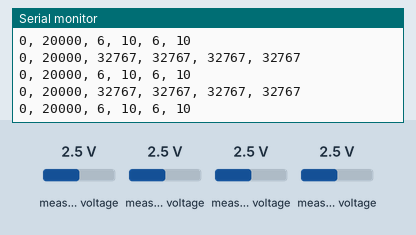
The sketch below on a simulated ESP32. Parts: the last lines printed to the serial monitor. Inputs (shaded band) come from the test bench; at power-on: measured voltage 2.5 V.

Above: at 1.2 s.
1.3 s: measured voltage (sensor 200) set to 0.1 V
At 1.49 s:
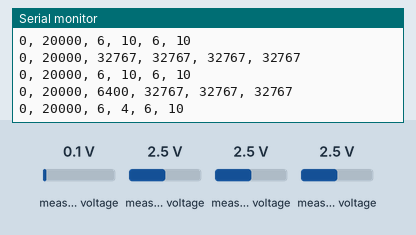
2.8 s: measured voltage (sensor 201) set to 0.1 V
At 2.82 s:
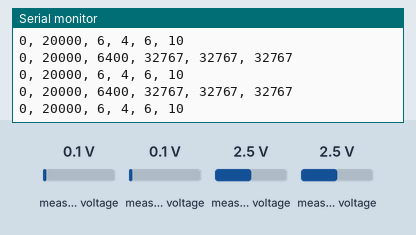
4.3 s: measured voltage (sensor 202) set to 0.1 V
At 4.42 s:
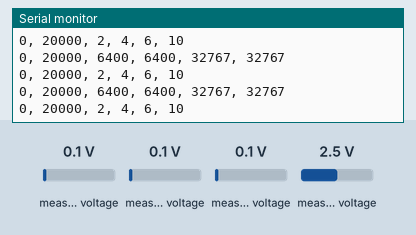
5.8 s: measured voltage (sensor 203) set to 0.1 V
At 5.89 s:
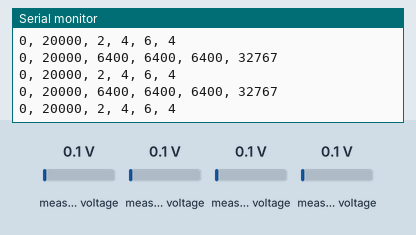
7.3 s: measured voltage (sensor 200) set to 1.2 V
At 7.36 s:
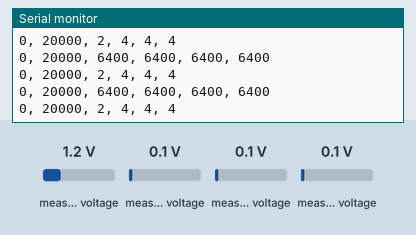
8.8 s: measured voltage (sensor 201) set to 1.2 V
At 8.83 s:
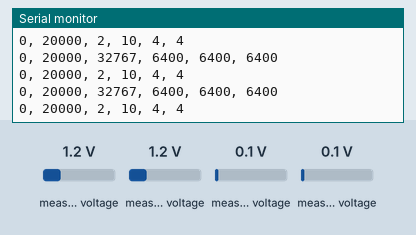
Timing chart, 0 to 11.3 s (numbered marks = the images above; inputs shaded):
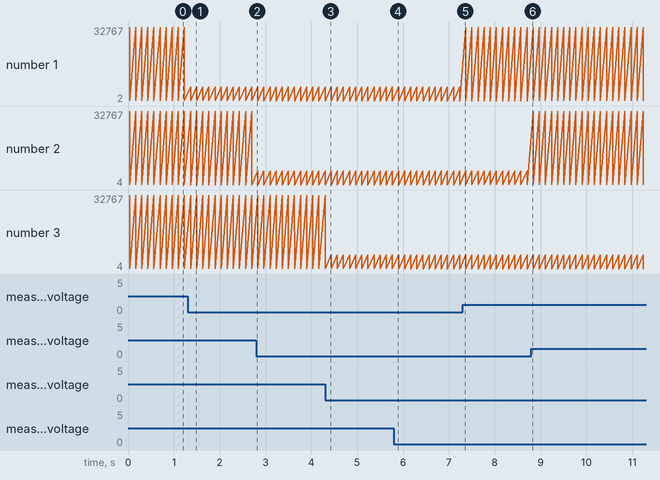

Measured:
- after the input at 1.3 s, the serial monitor: prints a new line after 0.07 s (image 1)
- plotted number 1: 6 → 2 after the input at 2.8 s, 2 → 6 after the input at 8.8 s
- plotted number 2: 10 → 4 after the input at 1.3 s, 4 → 10 after the input at 7.3 s

The sketch:

ADS-THREE-WAY-METER.ino
```cpp
/*
   Calibation 3-Way Meter using ADS1115

   ADS1115 GAIN_EIGHT // 8x gain   +/- 0.512V  1 bit = 0.25mV   0.015625mV

                         PH          4        7       10
                         Mois        1    2     3     4     5     6     7     8
   V.1
    ADC0  Probe  เทา    = pH         14912    880      0
    ADC1  Probe  เงิน    = Moisture   0   2432  3600 5100  6500

   V.2
    ADC2  Probe  เทา    = pH        10000     768      0
    ADC3  Probe  ทอง    = Moisture   0   3000  4400  5500  6400  7000  7200

*/

#include <Adafruit_ADS1015.h>
Adafruit_ADS1115 *ads;

// Kadyai 001 GAIN_EIGHT
uint32_t soil_In_probe1[]  = {0,  3500,   6500,   8500,   12500,   17800};
uint32_t soil_In_probe2[]  = {0,  1500,   3000,   6000,   8000,   12000};
uint32_t pH_In_probe1[]  = {10000,   1300,  650};
uint32_t pH_In_probe2[]  = {19000,   3000,  1000};

//// Kadyai 002 GAIN_SIXTEEN
//uint32_t soil_In_probe1[]  = {0,  1200,   1600,   2000,   2500,   2500};
//uint32_t soil_In_probe2[]  = {0,  900,   1300,   1700,   3000,   3000};
//uint32_t pH_In_probe1[]  = {20000,   1850,  800};
//uint32_t pH_In_probe2[]  = {20000,   1500,  1000};

// Meter out
int soil_Out[]     = {    1,     2,     3,     4,     5,     6};
int pH_Out_probe[] = {    4,     7,    10};

//// Kadyai 003 GAIN_SIXTEEN
//uint32_t soil_In_probe1[]  = {0,  600,   1000,   1300,   3500,   7000};
//uint32_t soil_In_probe2[]  = {0,  1000,   1200,   1500,   3000,   6000};
//uint32_t pH_In_probe1[]  = {6000,   3000,  1000};
//uint32_t pH_In_probe2[]  = {2000,   1500,  800};
//// Meter out
//int soil_Out[]     = {    1,     2,     3,     4,     5,     6};
//int pH_Out_probe[] = {    4,     5,    8};

//// Kadyai 004 GAIN_SIXTEEN
//uint32_t soil_In_probe1[]  = {0,  2000,   3000,   3500,   4600,   6000};
//uint32_t soil_In_probe2[]  = {0,  600,   3200,   5500,   8300,   10000};
//uint32_t pH_In_probe1[]  = {3000,   1200,  400};
//uint32_t pH_In_probe2[]  = {6000,   3700,  2400};
//// Meter out
//int soil_Out[]     = {    1,     2,     3,     4,     5,     6};
//int pH_Out_probe[] = {    4,     5,    7};

//// Kadyai 005 GAIN_SIXTEEN
//uint32_t soil_In_probe1[]  = {0,  1200,   2000,   3000,   5000,   6000};
//uint32_t soil_In_probe2[]  = {0,  400,   4100,   7600,   9000,   10000};
//uint32_t pH_In_probe1[]  = {20000,   2200,  1000};
//uint32_t pH_In_probe2[]  = {14000,   7000,  4000};
//// Meter out
//int soil_Out[]     = {    1,     2,     3,     4,     5,     6};
//int pH_Out_probe[] = {    4,     5,    7};

uint32_t read_soil1, read_soil2, read_pH1, read_pH2;
uint16_t pH_probe1, soil_probe1, pH_probe2, soil_probe2;

uint32_t multiMap(uint32_t val, uint32_t* _in, int* _out, uint8_t size)
{
  if (val <= _in[0]) return _out[0];
  if (val >= _in[size - 1]) return _out[size - 1];

  uint32_t pos = 1;  // _in[0] allready tested
  while (val > _in[pos]) pos++;
  if (val == _in[pos]) return _out[pos];

  return (val - _in[pos - 1]) * (_out[pos] - _out[pos - 1]) / (_in[pos] - _in[pos - 1]) + _out[pos - 1];
}

// ads.setGain(GAIN_TWOTHIRDS);  // 2/3x gain +/- 6.144V  1 bit = 3mV      0.1875mV (default)
// ads.setGain(GAIN_ONE);        // 1x gain   +/- 4.096V  1 bit = 2mV      0.125mV
// ads.setGain(GAIN_TWO);        // 2x gain   +/- 2.048V  1 bit = 1mV      0.0625mV
// ads.setGain(GAIN_FOUR);       // 4x gain   +/- 1.024V  1 bit = 0.5mV    0.03125mV
// ads.setGain(GAIN_EIGHT);      // 8x gain   +/- 0.512V  1 bit = 0.25mV   0.015625mV
// ads.setGain(GAIN_SIXTEEN);    // 16x gain  +/- 0.256V  1 bit = 0.125mV  0.0078125mV


void setup() {
  Wire.begin(4, 5);
  ads = new Adafruit_ADS1115(0x48);
  ads->setGain(GAIN_EIGHT);    // 16x gain  +/- 0.256V  1 bit = 0.125mV  0.0078125mV
  ads->begin();
  Serial.begin(115200);
}

void loop() {
  int16_t adc0, adc1, adc2, adc3;
  adc0 = ads->readADC_SingleEnded(0);
  adc1 = ads->readADC_SingleEnded(1);
  adc2 = ads->readADC_SingleEnded(2);
  adc3 = ads->readADC_SingleEnded(3);

  if (adc0 < 100) adc0 = 0;
  if (adc1 < 100) adc1 = 0;
  if (adc2 < 100) adc2 = 0;
  if (adc3 < 100) adc3 = 0;

  read_soil1 = adc1;
  read_soil2 = adc3;
  read_pH1 = adc0;
  read_pH2 = adc2;

  // Kadyai 001
  soil_probe1 = multiMap(read_soil1, soil_In_probe1, soil_Out, 6);
  soil_probe2 = multiMap(read_soil2, soil_In_probe2, soil_Out, 6);
  pH_probe1   = multiMap(read_pH1, pH_In_probe1, pH_Out_probe, 3);
  pH_probe2   = multiMap(read_pH2, pH_In_probe2, pH_Out_probe, 3);


  // Kadyai 002
  //  soil_probe1 = multiMap(adc1, soil_In_probe1, soil_Out, 6);
  //  soil_probe2 = multiMap(adc3, soil_In_probe2, soil_Out, 6);
  //  pH_probe1   = multiMap(adc0, pH_In_probe1, pH_Out_probe, 3);
  //  pH_probe2   = multiMap(adc2, pH_In_probe2, pH_Out_probe, 3);


  //  Serial.println(adc0); // pH 1
  //  Serial.println(adc1); // MoisTure 1
  //  Serial.println(adc2); // pH 2
  //  Serial.println(adc3); // MoisTure 2

  //  Serial.println(pH_probe1);


  Serial.printf("0, 20000, %d, %d, %d, %d\r\n", adc0, adc1, adc2, adc3);
  Serial.printf("0, 20000, %d, %d, %d, %d\r\n", soil_probe1, pH_probe1, soil_probe2, pH_probe2);
  Serial.println();
  Serial.println();

  delay(100);
}
```
